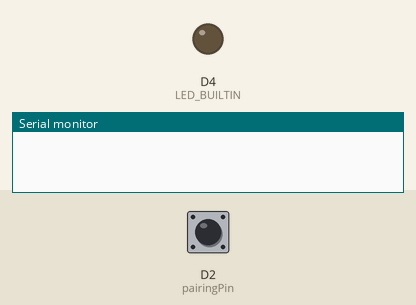
Simulated run of this sketch. Board: ESP8266 (NodeMCU). Parts: output pins drawn as LEDs (lit = HIGH, except the on-board LED, lit = LOW), the last lines printed to the serial monitor. Dashed ring = blinking. Inputs (shaded band) come from the test bench; at power-on: D2 (pairingPin) HIGH. WiFi joins after 1.5 s; servers stay silent unless stated. At 8.9 s the program restarts the board; the recording ends there.

Above: at 0.1 s.
At 3.7 s:
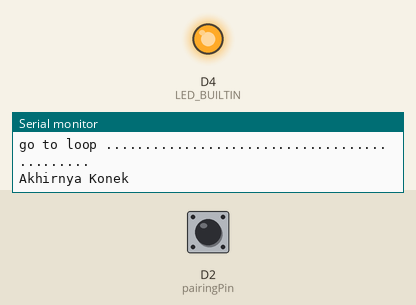
3.8 s: D2 (pairingPin) pulled LOW for 0.15 s
At 4.0 s:
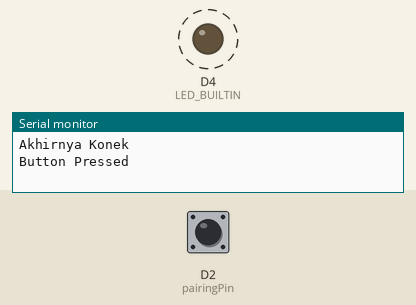
6.8 s: D2 (pairingPin) driven LOW
Timing chart, 0 to 8.9 s (numbered marks = the images above; inputs shaded):
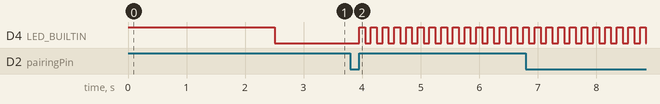

Measured:
- after the input at 3.8 s, D4 (LED_BUILTIN): alternates HIGH for 0.10 s and LOW for 0.10 s, starting after 0.15 s

The sketch:

01-WiFiManager.ino
```cpp
#include "pairing.h"

void setup() {
  Serial.begin(115200);

  pairingSetup();
  Serial.println("go to loop .............................................");
}

void loop() {
  pairingCheckWiFi();
  pairingCheckButton();
}
```

pairing.h
```cpp
/**
 * WiFiManager advanced demo, contains advanced configurartion options
 * Implements TRIGGEN_PIN button press, press for ondemand configportal, hold for 3 seconds for reset settings.
 */
#include <WiFiManager.h> // https://github.com/tzapu/WiFiManager
#include <Ticker.h> //for LED status

WiFiManager wm; // global wm instance
Ticker tickerLedStatus;  //for LED status

#define pairingPin D2

bool cariWiFi = true;

void tickLedStatus()
{
  int state = digitalRead(LED_BUILTIN);  // get the current state of led pin
  digitalWrite(LED_BUILTIN, !state);     // set pin to the opposite state
}

void pairingCheckButton(){
  // check for button press
  if ( digitalRead(pairingPin) == LOW ) {
    delay(50);
    if( digitalRead(pairingPin) == LOW ){
      Serial.println("Button Pressed");
      tickerLedStatus.attach(0.1, tickLedStatus);
      delay(3000); // reset delay hold
      if( digitalRead(pairingPin) == LOW ){
        Serial.println("Erasing Config, restarting");
        wm.resetSettings();
        delay(2000);
        ESP.restart();
      }
    }
  }
}

void pairingCheckWiFi() {
  if(WiFi.status() != WL_CONNECTED && cariWiFi == true) {
    Serial.println("Cari WiFi");
    tickerLedStatus.attach(1.0, tickLedStatus);
    cariWiFi = false;
  } else if(WiFi.status() == WL_CONNECTED && cariWiFi == false){
    Serial.println("Akhirnya Konek");
    tickerLedStatus.detach();
    digitalWrite(LED_BUILTIN, LOW); //keep LED on
    cariWiFi = true;
  }
}


String getParam(String name){
  //read parameter from server, for customhmtl input
  String value;
  if(wm.server->hasArg(name)) {
    value = wm.server->arg(name);
  }
  return value;
}

void saveParamCallback(){
  Serial.println("[CALLBACK] saveParamCallback fired");
  Serial.println("PARAM customfieldid = " + getParam("customfieldid"));
}

void pairingSetup() {
  //Set GPIO
  pinMode(LED_BUILTIN, OUTPUT);
  pinMode(pairingPin, INPUT_PULLUP);
  digitalWrite(LED_BUILTIN, HIGH);

  WiFi.mode(WIFI_STA); // explicitly set mode, esp defaults to STA+AP
  Serial.setDebugOutput(true);
  delay(1000);

  wm.setSaveParamsCallback(saveParamCallback);

  std::vector<const char *> menu = {"wifi","info","restart","exit"};
  wm.setMenu(menu);

  // set dark theme
  wm.setClass("invert");

  //set static ip
  // wm.setSTAStaticIPConfig(IPAddress(10,0,1,99), IPAddress(10,0,1,1), IPAddress(255,255,255,0)); // set static ip,gw,sn
  // wm.setShowStaticFields(true); // force show static ip fields
  // wm.setShowDnsFields(true);    // force show dns field always

  wm.setConfigPortalTimeout(30); // auto close configportal after n seconds

  bool res;
  res = wm.autoConnect("wilden board"); // password protected ap

  if(!res) {
    Serial.println("Failed to connect or hit timeout");
  }
  else {
    Serial.println("connected...SETUP...yeey :)");
    cariWiFi = false;
  }
}
```
